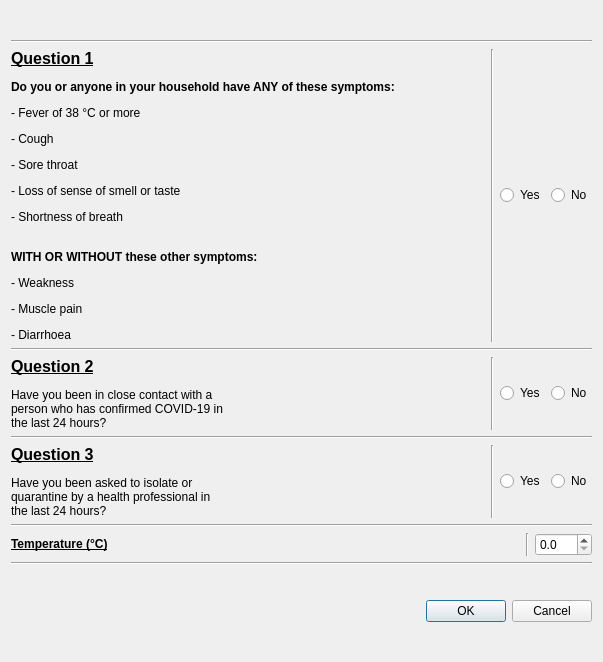
<?xml version="1.0" encoding="UTF-8"?>
<ui version="4.0">
 <class>SurveyDialog</class>
 <widget class="QDialog" name="SurveyDialog">
  <property name="geometry">
   <rect>
    <x>0</x>
    <y>0</y>
    <width>603</width>
    <height>662</height>
   </rect>
  </property>
  <property name="windowTitle">
   <string>New Survey</string>
  </property>
  <layout class="QGridLayout" name="gridLayout">
   <item row="1" column="0">
    <widget class="QDialogButtonBox" name="buttonBox">
     <property name="orientation">
      <enum>Qt::Horizontal</enum>
     </property>
     <property name="standardButtons">
      <set>QDialogButtonBox::Cancel|QDialogButtonBox::Ok</set>
     </property>
    </widget>
   </item>
   <item row="0" column="0">
    <layout class="QVBoxLayout" name="verticalLayout">
     <item>
      <widget class="Line" name="line_4">
       <property name="orientation">
        <enum>Qt::Horizontal</enum>
       </property>
      </widget>
     </item>
     <item>
      <layout class="QHBoxLayout" name="horizontalLayout_4">
       <item>
        <widget class="QLabel" name="lblQOne">
         <property name="text">
          <string>&lt;html&gt;&lt;head/&gt;&lt;body&gt;&lt;p&gt;&lt;span style=&quot; font-size:12pt; font-weight:600; text-decoration: underline;&quot;&gt;Question 1&lt;/span&gt;&lt;/p&gt;&lt;p&gt;&lt;span style=&quot; font-weight:600;&quot;&gt;Do you or anyone in your household have ANY of these symptoms:&lt;/span&gt;&lt;/p&gt;&lt;p&gt;- Fever of 38 °C or more&lt;/p&gt;&lt;p&gt;- Cough&lt;/p&gt;&lt;p&gt;- Sore throat&lt;/p&gt;&lt;p&gt;- Loss of sense of smell or taste&lt;/p&gt;&lt;p&gt;- Shortness of breath&lt;br/&gt;&lt;/p&gt;&lt;p&gt;&lt;span style=&quot; font-weight:600;&quot;&gt;WITH OR WITHOUT these other symptoms:&lt;/span&gt;&lt;/p&gt;&lt;p&gt;- Weakness&lt;/p&gt;&lt;p&gt;- Muscle pain&lt;/p&gt;&lt;p&gt;- Diarrhoea&lt;/p&gt;&lt;/body&gt;&lt;/html&gt;</string>
         </property>
         <property name="textFormat">
          <enum>Qt::RichText</enum>
         </property>
        </widget>
       </item>
       <item>
        <spacer name="horizontalSpacer_3">
         <property name="orientation">
          <enum>Qt::Horizontal</enum>
         </property>
         <property name="sizeHint" stdset="0">
          <size>
           <width>40</width>
           <height>20</height>
          </size>
         </property>
        </spacer>
       </item>
       <item>
        <widget class="Line" name="line_9">
         <property name="orientation">
          <enum>Qt::Vertical</enum>
         </property>
        </widget>
       </item>
       <item>
        <layout class="QHBoxLayout" name="horizontalLayout">
         <item>
          <widget class="QRadioButton" name="rbQOneYes">
           <property name="text">
            <string>Yes</string>
           </property>
          </widget>
         </item>
         <item>
          <widget class="QRadioButton" name="rbQOneNo">
           <property name="text">
            <string>No</string>
           </property>
          </widget>
         </item>
        </layout>
       </item>
      </layout>
     </item>
     <item>
      <widget class="Line" name="line">
       <property name="orientation">
        <enum>Qt::Horizontal</enum>
       </property>
      </widget>
     </item>
     <item>
      <layout class="QHBoxLayout" name="horizontalLayout_5">
       <item>
        <widget class="QLabel" name="lblQTwo">
         <property name="text">
          <string>&lt;html&gt;&lt;head/&gt;&lt;body&gt;&lt;p&gt;&lt;span style=&quot; font-size:12pt; font-weight:600; text-decoration: underline;&quot;&gt;Question 2&lt;/span&gt;&lt;/p&gt;&lt;p&gt;Have you been in close contact with a person who has confirmed COVID-19 in the last 24 hours?&lt;/p&gt;&lt;/body&gt;&lt;/html&gt;</string>
         </property>
         <property name="textFormat">
          <enum>Qt::RichText</enum>
         </property>
         <property name="wordWrap">
          <bool>true</bool>
         </property>
        </widget>
       </item>
       <item>
        <spacer name="horizontalSpacer">
         <property name="orientation">
          <enum>Qt::Horizontal</enum>
         </property>
         <property name="sizeHint" stdset="0">
          <size>
           <width>40</width>
           <height>20</height>
          </size>
         </property>
        </spacer>
       </item>
       <item>
        <widget class="Line" name="line_8">
         <property name="orientation">
          <enum>Qt::Vertical</enum>
         </property>
        </widget>
       </item>
       <item>
        <layout class="QHBoxLayout" name="horizontalLayout_2">
         <item>
          <widget class="QRadioButton" name="rbQTwoYes">
           <property name="text">
            <string>Yes</string>
           </property>
          </widget>
         </item>
         <item>
          <widget class="QRadioButton" name="rbQTwoNo">
           <property name="text">
            <string>No</string>
           </property>
          </widget>
         </item>
        </layout>
       </item>
      </layout>
     </item>
     <item>
      <widget class="Line" name="line_2">
       <property name="orientation">
        <enum>Qt::Horizontal</enum>
       </property>
      </widget>
     </item>
     <item>
      <layout class="QHBoxLayout" name="horizontalLayout_6">
       <item>
        <widget class="QLabel" name="lblQThree">
         <property name="text">
          <string>&lt;html&gt;&lt;head/&gt;&lt;body&gt;&lt;p&gt;&lt;span style=&quot; font-size:12pt; font-weight:600; text-decoration: underline;&quot;&gt;Question 3&lt;/span&gt;&lt;/p&gt;&lt;p&gt;Have you been asked to isolate or quarantine by a health professional in the last 24 hours?&lt;/p&gt;&lt;/body&gt;&lt;/html&gt;</string>
         </property>
         <property name="textFormat">
          <enum>Qt::RichText</enum>
         </property>
         <property name="scaledContents">
          <bool>false</bool>
         </property>
         <property name="wordWrap">
          <bool>true</bool>
         </property>
        </widget>
       </item>
       <item>
        <spacer name="horizontalSpacer_2">
         <property name="orientation">
          <enum>Qt::Horizontal</enum>
         </property>
         <property name="sizeHint" stdset="0">
          <size>
           <width>40</width>
           <height>20</height>
          </size>
         </property>
        </spacer>
       </item>
       <item>
        <widget class="Line" name="line_7">
         <property name="orientation">
          <enum>Qt::Vertical</enum>
         </property>
        </widget>
       </item>
       <item>
        <layout class="QHBoxLayout" name="horizontalLayout_3">
         <item>
          <widget class="QRadioButton" name="rbQThreeYes">
           <property name="text">
            <string>Yes</string>
           </property>
          </widget>
         </item>
         <item>
          <widget class="QRadioButton" name="rbQThreeNo">
           <property name="text">
            <string>No</string>
           </property>
          </widget>
         </item>
        </layout>
       </item>
      </layout>
     </item>
     <item>
      <widget class="Line" name="line_3">
       <property name="frameShadow">
        <enum>QFrame::Sunken</enum>
       </property>
       <property name="orientation">
        <enum>Qt::Horizontal</enum>
       </property>
      </widget>
     </item>
     <item>
      <layout class="QHBoxLayout" name="horizontalLayout_7">
       <item>
        <widget class="QLabel" name="lblTemp">
         <property name="text">
          <string>&lt;html&gt;&lt;head/&gt;&lt;body&gt;&lt;p&gt;&lt;span style=&quot; font-weight:700; text-decoration: underline;&quot;&gt;Temperature (°C)&lt;/span&gt;&lt;/p&gt;&lt;/body&gt;&lt;/html&gt;</string>
         </property>
        </widget>
       </item>
       <item>
        <spacer name="horizontalSpacer_4">
         <property name="orientation">
          <enum>Qt::Horizontal</enum>
         </property>
         <property name="sizeHint" stdset="0">
          <size>
           <width>40</width>
           <height>20</height>
          </size>
         </property>
        </spacer>
       </item>
       <item>
        <widget class="Line" name="line_6">
         <property name="orientation">
          <enum>Qt::Vertical</enum>
         </property>
        </widget>
       </item>
       <item>
        <widget class="QDoubleSpinBox" name="dspinTemp">
         <property name="locale">
          <locale language="English" country="UnitedKingdom"/>
         </property>
         <property name="decimals">
          <number>1</number>
         </property>
        </widget>
       </item>
      </layout>
     </item>
     <item>
      <widget class="Line" name="line_5">
       <property name="orientation">
        <enum>Qt::Horizontal</enum>
       </property>
      </widget>
     </item>
    </layout>
   </item>
  </layout>
 </widget>
 <resources/>
 <connections>
  <connection>
   <sender>buttonBox</sender>
   <signal>accepted()</signal>
   <receiver>SurveyDialog</receiver>
   <slot>accept()</slot>
   <hints>
    <hint type="sourcelabel">
     <x>248</x>
     <y>254</y>
    </hint>
    <hint type="destinationlabel">
     <x>157</x>
     <y>274</y>
    </hint>
   </hints>
  </connection>
  <connection>
   <sender>buttonBox</sender>
   <signal>rejected()</signal>
   <receiver>SurveyDialog</receiver>
   <slot>reject()</slot>
   <hints>
    <hint type="sourcelabel">
     <x>316</x>
     <y>260</y>
    </hint>
    <hint type="destinationlabel">
     <x>286</x>
     <y>274</y>
    </hint>
   </hints>
  </connection>
 </connections>
</ui>
